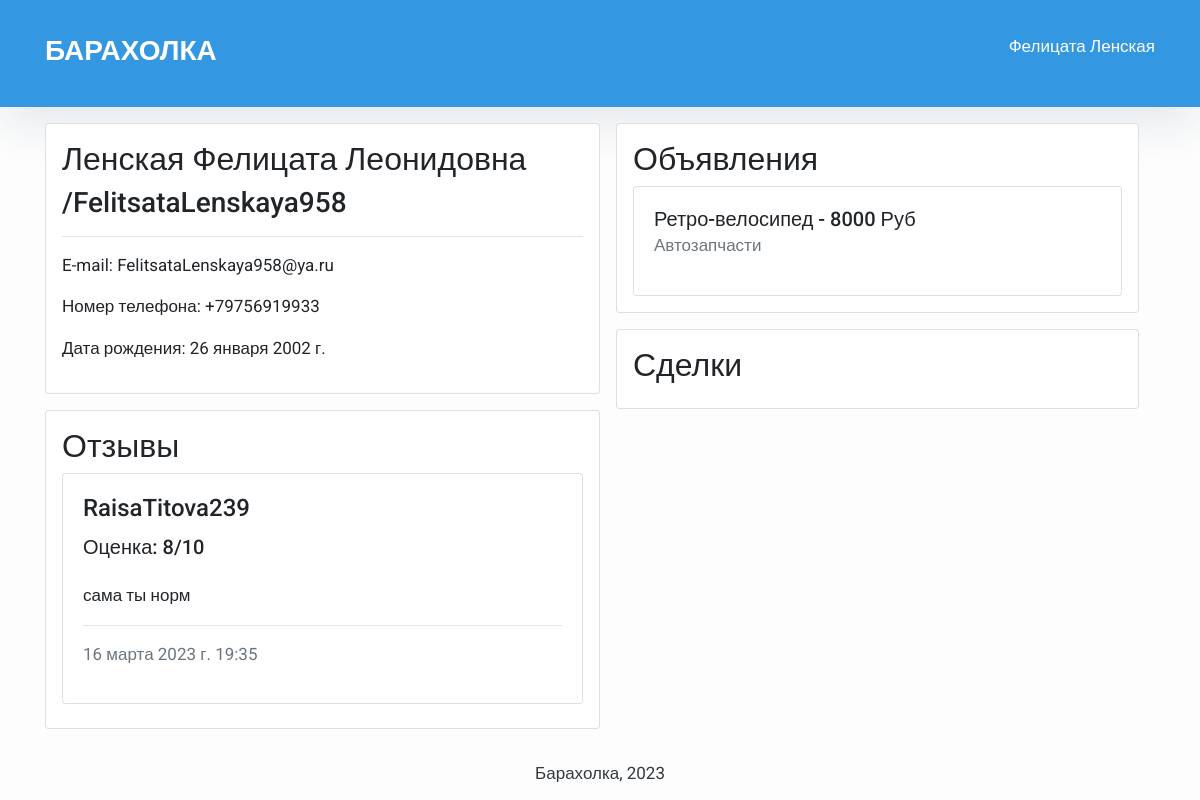
The page /account/ (signed in) on the database its author committed.
### avito/models.py (models this page shows, shortened)
class CustomUser(AbstractUser):
    first_name = models.CharField(max_length=30)
    last_name = models.CharField(max_length=30)
    surname = models.CharField(max_length=30)
    phone_number = models.CharField(max_length=11)
    birth_date = models.DateField(null=True, blank=True)
    REQUIRED_FIELDS = ['first_name', 'last_name',
                       'surname', 'phone_number', 'birth_date', 'email']
    class Meta:
        verbose_name = "Пользователь"
        verbose_name_plural = "Пользователи"
    def __str__(self):
        return "{}".format(self.username)

class Comment(models.Model):
    comment_id = models.AutoField(primary_key=True)
    user = models.ForeignKey(CustomUser, on_delete=models.RESTRICT,
                             related_name='%(class)s_requests_created')
    user_comment = models.ForeignKey(
        CustomUser, on_delete=models.RESTRICT)
    text = models.TextField(max_length=100)
    rating = models.PositiveSmallIntegerField()
    created = models.DateTimeField(auto_now_add=True, editable=False)
    class Meta:
        verbose_name = "Комментарий"
        verbose_name_plural = "Комментарии"

class Post(models.Model):
    post_id = models.AutoField(primary_key=True)
    title = models.CharField(max_length=100)
    description = models.TextField(max_length=300)
    seller = models.ForeignKey(CustomUser, on_delete=models.CASCADE)
    price = models.PositiveIntegerField()
    address = models.ForeignKey(Address, on_delete=models.RESTRICT)
    category = models.ForeignKey(PostCategory, on_delete=models.RESTRICT)
    status = models.ForeignKey(
        PostStatus, default="Активно", on_delete=models.RESTRICT)
    class Meta:
        verbose_name = "Обявление"
        verbose_name_plural = "Объявления"

class PostCategory(models.Model):
    postCategory_id = models.AutoField(primary_key=True)
    name = models.CharField(max_length=30)
    class Meta:
        verbose_name = "Категория объявления"
        verbose_name_plural = "Категории объявлений"
    def __str__(self):
        return str(self.name)

### avito/views.py (the view)
# urls.py: path('account/', views.account, name='account')                 # Личный кабинет пользователя
@login_required
def account(request):
    current_user = request.user
    reviews = Comment.objects.filter(user=current_user.id).order_by('-created')
    posts = Post.objects.filter(seller=current_user.id).order_by('-post_id')
    deals = Deal.objects.filter(buyer=current_user.id).order_by('status')
    return render(request, 'account.html', {'reviews' : reviews, 'posts' : posts, 'deals' : deals})

### templates/account.html (shortened to what this page needs)
{% extends "base.html" %}
{% block content %}
<div class="container">
    <div class="d-flex flex-row justify-content-center my-3">
        <div class="d-flex flex-column w-50">
            <div class="card p-3 mb-3">
                <div>
                    <h2> {{ user.last_name}} {{ user.first_name }} {{ user.surname }} </h2>
                    <h3> /{{ user.username }} </h3>
                    <hr>
                    <p> E-mail: {{ user.email }}</p>
                    <p> Номер телефона: +{{ user.phone_number }} </p>
                    <p> Дата рождения: {{ user.birth_date }}</p>
                </div>
            </div>
            <div class="card p-3">
                <h2> Отзывы </h2>
                <div>
                    {% for review in reviews %}
                    <div class="card mb-2">
                        <div class="card-body">
                            <h4 class="card-title"> {{ review.user_comment }} </h4>
                            <h5 class="mb-4"> Оценка: {{ review.rating }}/10 </h5>
                            <div class="text-break">
                                {{ review.text }}
                            </div>
                            <hr>
                            <p class="text-muted"> {{ review.created }} </p>
                        </div>
                    </div>
                    {% endfor %}
                </div>
            </div>
        </div>
        <div class="d-flex flex-column px-3 w-50">
            <div class="card p-3 mb-3">
                <h2> Объявления </h2>
                {% for post in posts %}
                <div class="card">
                    <div class="card-body">
                        <a class="card-title h5" href="{% url 'post_detail' pk=post.pk%}"> {{ post.title }} -
                            {{ post.price}} Руб </a>
                        <p class="text-muted"> {{ post.category }} </p>
                    </div>
                </div>
                {% endfor %}
            </div>
            <div class="card p-3 mb-3">
                <h2> Сделки </h2>
            </div>
        </div>
    </div>
</div>
{% endblock %}

### templates/base.html (shortened to what this page needs)
<!DOCTYPE html>
<html>
<head>
    <link rel="stylesheet" href="https://maxcdn.bootstrapcdn.com/bootstrap/4.0.0/css/bootstrap.min.css"
 />
</head>
<body>
    <header class="masthead">
        <div class="container">
            <div class="d-flex justify-content-between">
                <div class="site-heading">
                    <a href="{% url 'home' %}">
                        <h3 class=" site-heading my-4 mt-3 text-white font-weight-bold"> БАРАХОЛКА </h3>
                    </a>
                </div>
                <a href="{% url 'account' %}" class="mt-3 my-4 text-white"> {{ user.first_name }} {{ user.last_name }} </a>
            </div>
        </div>
    </header>
    {% block content %}
    {% endblock content %}
    <footer class="py-3 bg-grey">
        <p class="m-0 text-dark text-center ">Барахолка, 2023</p>
    </footer>
</body>
</html>

### templates/base.html (style rules this page uses)
body { font-family: "Roboto", sans-serif; font-size: 17px; background-color: #fdfdfd; }
.masthead { background: #3398E1; height: auto; padding-bottom: 15px; box-shadow: 0 16px 48px #E3E7EB; padding-top: 10px; }

### rows shown on the page
CustomUser: first_name "Фелицата", last_name "Ленская", surname "Леонидовна", username "FelitsataLenskaya958", email "FelitsataLenskaya958@ya.ru", phone_number "79756919933", birth_date "26 января 2002 г."
Comment: user_comment "RaisaTitova239", rating "8", text "сама ты норм", created "16 марта 2023 г. 19:35"
Post: title "Ретро-велосипед", price "8000", category "Автозапчасти"
